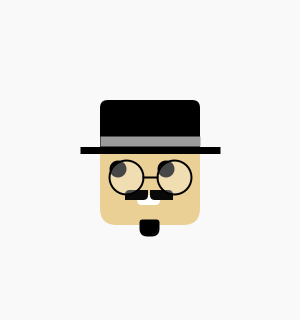
Frame 1 (no input)
Frame 60 (the mouse pressed at the canvas centre just before this capture): identical to frame 1, image omitted
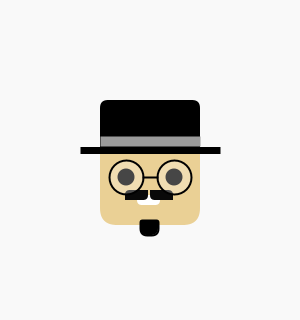
Frame 120 (the mouse held since frame 60 and released just before this capture)

The Processing sketch that drew these frames (run headless with seeded random() and noise(); from frame 60 on, the mouse is pressed at the canvas centre):

// Processing sketch: jose_vs_sidhant
// ── jose_vs_sidhant.pde
int eyesOffsetX, eyesOffsetY, eyeSquint=0;
color facecolor = #EAD095;
boolean moustachePulledLeft, moustachePulledRight = false;
void setup() {
  size(300, 320);
}

void draw() {
  background(#F9F9F9);

  //hat
  fill(0);
  noStroke();
  rect(100, 100, 100, 50, 8, 8, 0, 0);

  //face
  noStroke();
  fill(facecolor);
  rect(100, 150, 100, 75, 0, 0, 17, 17);


  stroke(0);
  strokeWeight(7);
  strokeCap(SQUARE);
  line(80, 150, 220, 150);


  strokeWeight(10);
  stroke(155);
  strokeCap(SQUARE);
  line(100, 141, 200, 141);


  //eyes
  //150,177
  eyesOffsetX = int(map(mouseX, 0, width, -8, 8));
  eyesOffsetY = int(map(mouseY, 0, height, -8, 8));
  fill(#000000);
  noStroke();
  ellipse(126+eyesOffsetX, 177+eyesOffsetY, 17, 17-eyeSquint);
  ellipse(174+eyesOffsetX, 177+eyesOffsetY, 17, 17-eyeSquint);

  fill(255);
  rect(137, 195, 23, 10, 17, 17, 17, 17);

  //moustache
  fill(#090909);
  if (!moustachePulledLeft) {
    noStroke();
    rect(125, 190, 23, 10, 17, 0, 17, 0);
    
  } else {
    stroke(0);
    strokeWeight(10);
    strokeCap(ROUND);
    line(mouseX,mouseY,145,195);
  }
  
  if(!moustachePulledRight){
    noStroke();
    rect(150, 190, 23, 10, 0, 17, 0, 17);
  } else {
    stroke(0);
    strokeWeight(10);
    strokeCap(ROUND);
    line(mouseX,mouseY,155,195);
  }


  //glasses
  fill(#FFFFFF, 70);
  strokeWeight(2);
  stroke(0);
  circle(126, 177, 34);
  circle(174, 177, 34);
  line(142, 177, 158, 177);


  //goatee
  fill(0);
  rect(140, 220, 18, 15, 2, 2, 7, 7);
}

void mousePressed() {
  if (mouseX>100 && mouseX<200 && mouseY>100 && mouseY<150 && eyeSquint<13) {
    eyeSquint = eyeSquint + 7;
    if (eyeSquint>10)
      facecolor= #E8AD96;
  } else if (moustachePulledLeft || moustachePulledRight){
    moustachePulledLeft= false;
    moustachePulledRight= false;
  }
}

void mouseDragged() {

  if (mouseX>140 && mouseX<158 && mouseY>220 && mouseY<235 && eyeSquint>0) {
    eyeSquint = eyeSquint - 7;
    facecolor= #EAD095;
  }
  
  if (mouseX>125 && mouseX<148 && mouseY>190 && mouseY<200 && !moustachePulledLeft && !moustachePulledRight) {
    moustachePulledLeft = !moustachePulledLeft;
  }
  
  if (mouseX>150 && mouseX<173 && mouseY>190 && mouseY<200 && !moustachePulledLeft && !moustachePulledRight) {
    moustachePulledRight = !moustachePulledRight;
  }
}
